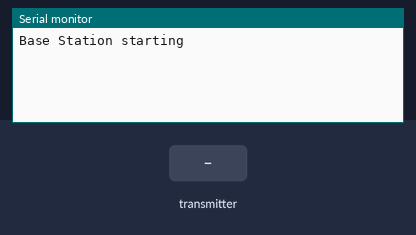
Simulated run of this sketch. Board: Arduino Uno, built with avr-gcc and run on an emulated ATmega328P. Shown: the last lines printed to the serial monitor. Inputs (shaded band) come from the test bench. No radio packets arrive unless stated.

Above: at 1.8 s.
1.9 s: the transmitter starts sending tempData = 0
At 2.4 s:
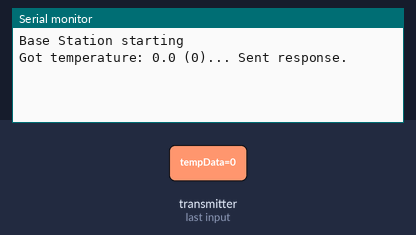
4.6 s: the transmitter starts sending tempData = 25
At 6.2 s:
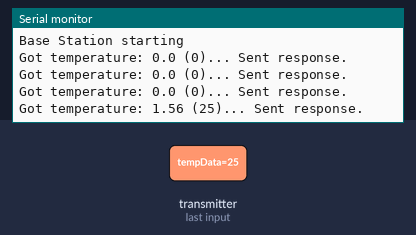

Measured:
- after the input at 1.9 s, the serial monitor: prints a new line after 0.11 s (image 1)
- after the input at 4.6 s, the serial monitor: prints a new line after 0.71 s (image 2)

The sketch:

Base.ino
```cpp
#include <SPI.h>
#include <nRF24L01.h>
#include <RF24.h>
#include "printf.h"
#define CE_PIN   9
#define CSN_PIN 10

const uint64_t pipes[2] = { 0xF0F0F0F0E1LL, 0xF0F0F0F0D2LL };

RF24 radio(CE_PIN, CSN_PIN); // Create a Radio
int myTemp[2];

void setup() {
  Serial.begin(57600);
//  delay(1000);
  Serial.println("Base Station starting");
  radio.begin();
  radio.setRetries(15, 15);
  radio.setPayloadSize(4);

  // Pipes config for receiver
  radio.openWritingPipe(pipes[1]);
  radio.openReadingPipe(1, pipes[0]);

  radio.startListening();
  printf_begin();
  radio.printDetails();
}


void loop() {

    if (radio.available()) {
      // Dump the payloads until we've gotten everything
      bool done = false;
      unsigned int tempData;

      while (!done) {
        // Fetch the payload, and see if this was the last one.
        done = radio.read(&tempData, sizeof(tempData));

        char tempStr[10];
        ftoa(tempStr, realTemp(tempData), 2);
        printf("Got temperature: %s (%i)... ", tempStr, tempData);

	delay(100);
      }

      radio.stopListening();
      radio.write(&tempData, sizeof(tempData));
      printf("Sent response.\n\r");

      // Resume listening so we catch the next packets.
      radio.startListening();
    }

  delay(1000);
} // loop


float realTemp(unsigned int data) {
    return (float) data / 16;
}

/*
 * Returns string representation of a float
 */
char *ftoa(char *a, double f, int precision)
{
  long p[] = {0,10,100,1000,10000,100000,1000000,10000000,100000000};

  char *ret = a;
  long heiltal = (long)f;
  itoa(heiltal, a, 10);
  while (*a != '\0') a++;
  *a++ = '.';
  long desimal = abs((long)((f - heiltal) * p[precision]));
  itoa(desimal, a, 10);
  return ret;
}
```

printf.h
```cpp
// (licence header left out)
/**
 * @file printf.h
 *
 * Setup necessary to direct stdout to the Arduino Serial library, which
 * enables 'printf'
 */

#ifndef __PRINTF_H__
#define __PRINTF_H__

#ifdef ARDUINO

int serial_putc( char c, FILE * )
{
  Serial.write( c );

  return c;
}

void printf_begin(void)
{
  fdevopen( &serial_putc, 0 );
}

#else
#error This example is only for use on Arduino.
#endif // ARDUINO

#endif // __PRINTF_H__
```
